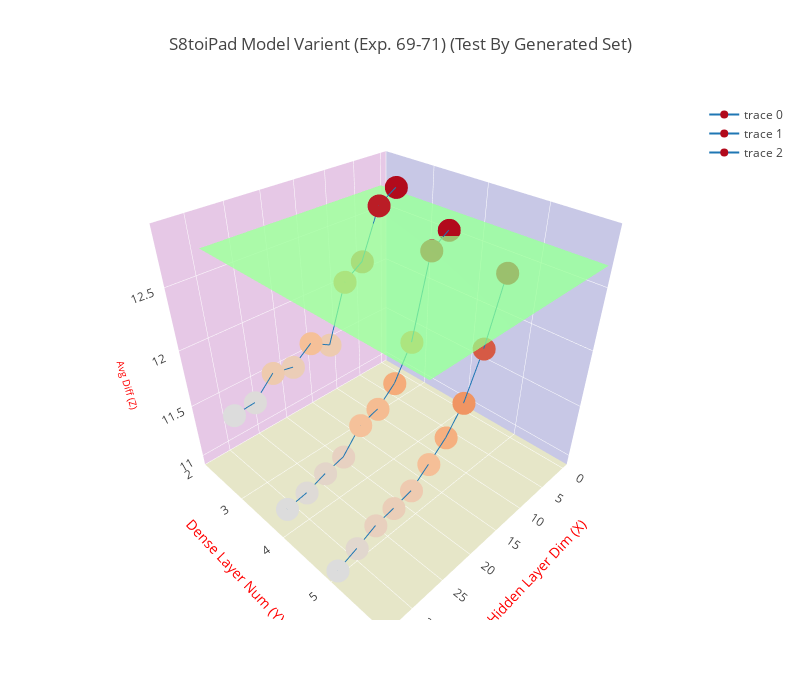

Notebook source saved alongside this figure:
### Code cell
trace = go.Scatter3d(
    x=x1, y=y1, z=z1,
    marker=dict(
        size=8,
        color=z1
    ),
    line=dict(
        color='#1f77b4',
        width=2
    )
)

trace2 = go.Scatter3d(
    x=x2, y=y2, z=z2,
    marker=dict(
        size=8,
        color=z2
    ),
    line=dict(
        color='#1f77b4',
        width=2
    )
)

trace3 = go.Scatter3d(
    x=x3, y=y3, z=z3,
    marker=dict(
        size=8,
        color=z3
    ),
    line=dict(
        color='#1f77b4',
        width=2
    )
)

trace4 = go.Surface(
    z=polyfit_list,
    opacity=0.7,
    colorscale='Jet',
    showscale=False
)

data = [trace, trace2, trace3, trace4]
layout = go.Layout(
    width=800,
    height=700,
    title= title,
    scene=dict(
        xaxis=dict(
            title='Hidden Layer Dim (X)',
            titlefont=dict(
                size=14,
                color='#ff0000'
            ),
            gridcolor='rgb(255, 255, 255)',
            zerolinecolor='rgb(255, 255, 255)',
            showbackground=True,
            backgroundcolor='rgb(200, 200, 230)'
        ),
        yaxis=dict(
            nticks = 5,
            range = [2, 6],
            title='Dense Layer Num (Y)',
            titlefont=dict(
                size=14,
                color='#ff0000'
            ),
            gridcolor='rgb(255, 255, 255)',
            zerolinecolor='rgb(255, 255, 255)',
            showbackground=True,
            backgroundcolor='rgb(230, 200, 230)'
        ),
        zaxis=dict(
            title='Avg Diff (Z)',
            titlefont=dict(
                size=10,
                color='#ff0000'
            ),
            gridcolor='rgb(255, 255, 255)',
            zerolinecolor='rgb(255, 255, 255)',
            showbackground=True,
            backgroundcolor='rgb(230, 230, 200)'
        ),
    )
)

fig = go.Figure(data=data, layout=layout)
plotly.offline.iplot(fig)

### Figure 1 — Plotly figure (JSON) as saved in the notebook; plotly's stock layout.template omitted (floating-point values rounded to 4 significant figures; data arrays with more than 128 entries replaced by an {"elided": "..."} marker saying what was removed)
{"data": [{"line": {"color": "#1f77b4", "width": 2}, "marker": {"color": [12.88, 12.79, 12.42, 12.31, 11.85, 11.95, 11.82, 11.86, 11.7, 11.68], "size": 8}, "type": "scatter3d", "uid": "ed3d39fa-e065-11e8-9232-001a7dda7111", "x": [6, 9, 12, 15, 18, 21, 24, 27, 30, 33], "y": [3, 3, 3, 3, 3, 3, 3, 3, 3, 3], "z": [12.88, 12.79, 12.42, 12.31, 11.85, 11.95, 11.82, 11.86, 11.7, 11.68]}, {"line": {"color": "#1f77b4", "width": 2}, "marker": {"color": [12.71, 12.62, 11.95, 11.67, 11.53, 11.48, 11.28, 11.24, 11.18, 11.15], "size": 8}, "type": "scatter3d", "uid": "ed3d39fb-e065-11e8-b550-001a7dda7111", "x": [6, 9, 12, 15, 18, 21, 24, 27, 30, 33], "y": [4, 4, 4, 4, 4, 4, 4, 4, 4, 4], "z": [12.71, 12.62, 11.95, 11.67, 11.53, 11.48, 11.28, 11.24, 11.18, 11.15]}, {"line": {"color": "#1f77b4", "width": 2}, "marker": {"color": [12.57, 12.05, 11.68, 11.46, 11.32, 11.19, 11.14, 11.11, 11.03, 10.96], "size": 8}, "type": "scatter3d", "uid": "ed3d39fc-e065-11e8-a4d1-001a7dda7111", "x": [6, 9, 12, 15, 18, 21, 24, 27, 30, 33], "y": [5, 5, 5, 5, 5, 5, 5, 5, 5, 5], "z": [12.57, 12.05, 11.68, 11.46, 11.32, 11.19, 11.14, 11.11, 11.03, 10.96]}, {"colorscale": "Jet", "opacity": 0.7, "showscale": false, "type": "surface", "uid": "ed3d39fd-e065-11e8-8383-001a7dda7111", "z": {"elided": "7x30 float values"}}], "layout": {"height": 700, "scene": {"xaxis": {"backgroundcolor": "rgb(200, 200, 230)", "gridcolor": "rgb(255, 255, 255)", "showbackground": true, "title": "Hidden Layer Dim (X)", "titlefont": {"color": "#ff0000", "size": 14}, "zerolinecolor": "rgb(255, 255, 255)"}, "yaxis": {"backgroundcolor": "rgb(230, 200, 230)", "gridcolor": "rgb(255, 255, 255)", "nticks": 5, "range": [2, 6], "showbackground": true, "title": "Dense Layer Num (Y)", "titlefont": {"color": "#ff0000", "size": 14}, "zerolinecolor": "rgb(255, 255, 255)"}, "zaxis": {"backgroundcolor": "rgb(230, 230, 200)", "gridcolor": "rgb(255, 255, 255)", "showbackground": true, "title": "Avg Diff (Z)", "titlefont": {"color": "#ff0000", "size": 10}, "zerolinecolor": "rgb(255, 255, 255)"}}, "title": "S8toiPad Model Varient (Exp. 69-71) (Test By Generated Set)", "width": 800}}
